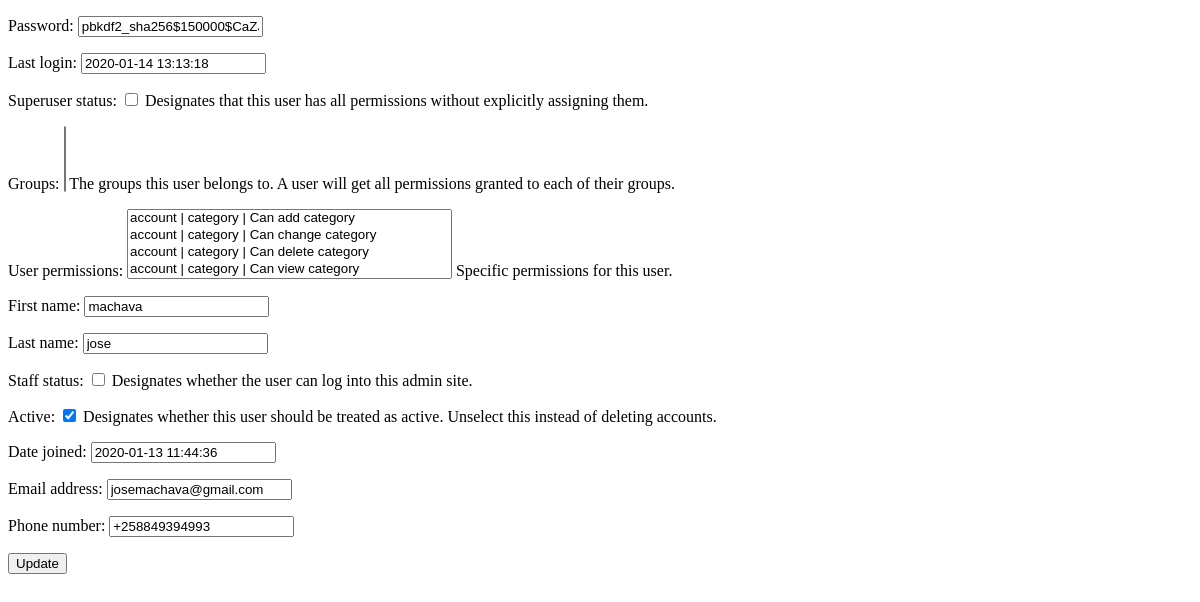
Before: /dashboard/user/13/update with the older database file.
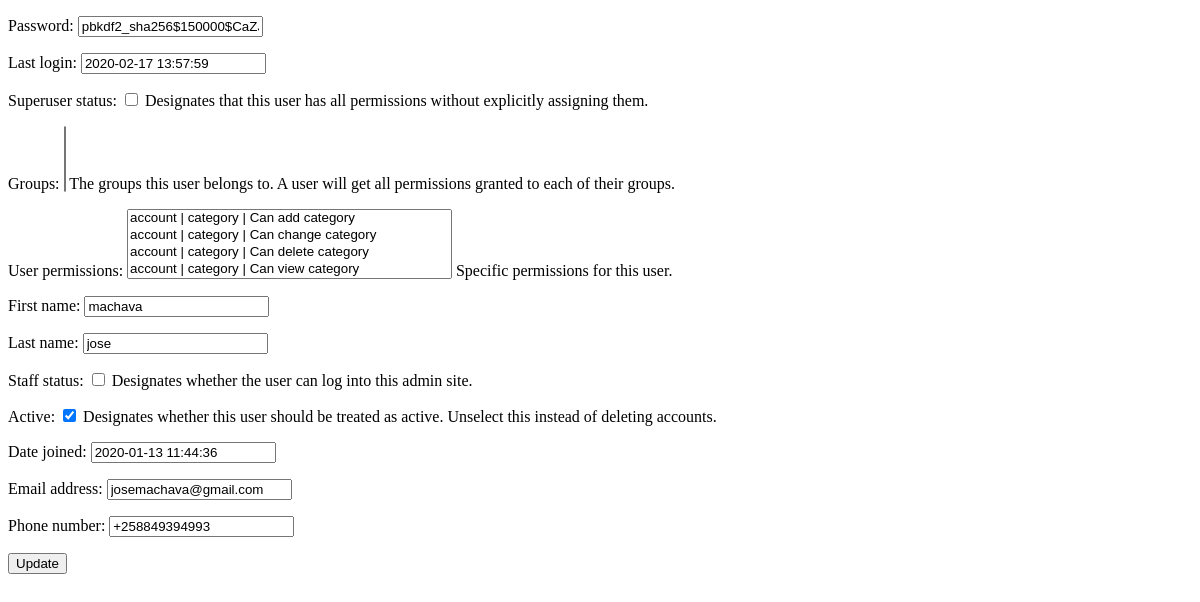
After: the same page with the newer database file.
### account/models.py (models this page shows)
class User(AbstractUser):
    username = None
    email = models.EmailField(_('email address'), unique=True)
    phone_regex = RegexValidator(regex=r'^\+?258?\d{9,13}$',
                                 message="O número de telefone deve ser digitado no formato: '+258849293949'. São permitidos até 13 dígitos.")
    phone_number = models.CharField(validators=[phone_regex], max_length=13, blank=True)  # validators should be a list
    USERNAME_FIELD = 'email'
    REQUIRED_FIELDS = []
    objects = UserManager()

### dashboard/views.py (the view, shortened to what this page needs)
# urls.py: path('user/<int:pk>/update', views.UserUpdateView.as_view(),
class UserUpdateView(UpdateView):
    model = User
    template_name = 'dashboard/user/update.html'
    context_object_name = 'user'
    fields = "__all__"

### price/templates/dashboard/user/update.html (shortened to what this page needs)
<!DOCTYPE html>
<html lang="en">
<head>
</head>
<body>
<form method="post">
    {{form.as_p}}
    <button type="submit" class="btn btn-success">Update</button>
</form>
</body>
</html>

Changed rows visible on the page:
changed User "pbkdf2_sha256$150000$CaZJvo68Jj2i$sOX+oJKR+Vpe9VHtm3hw5sefTQLBgSI44xAdlMw5kYc=": last_login "2020-01-14 13:13:18" → "2020-02-17 13:57:59"
